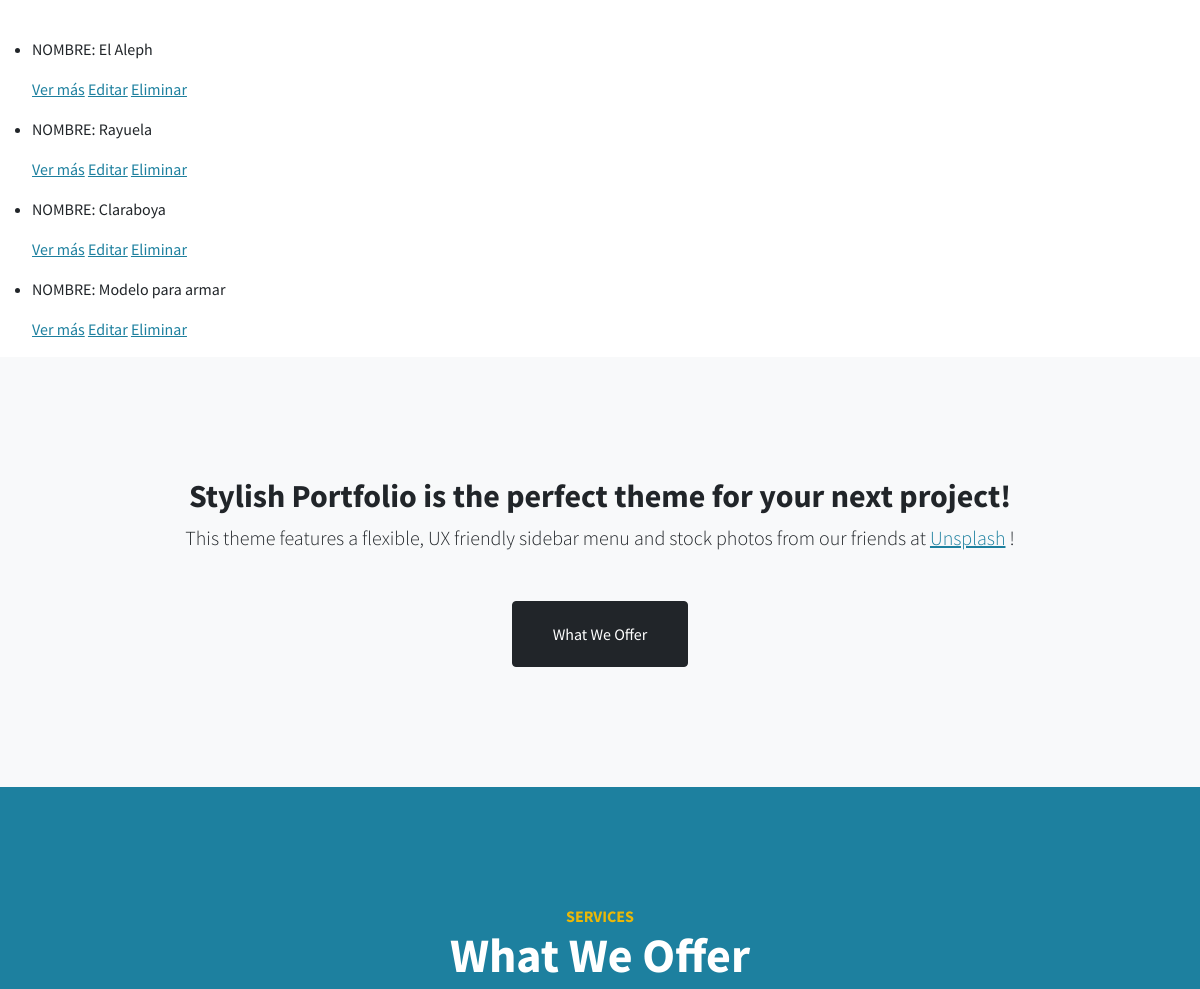
Page /App1/libros/list (middle part) on the earlier database version.
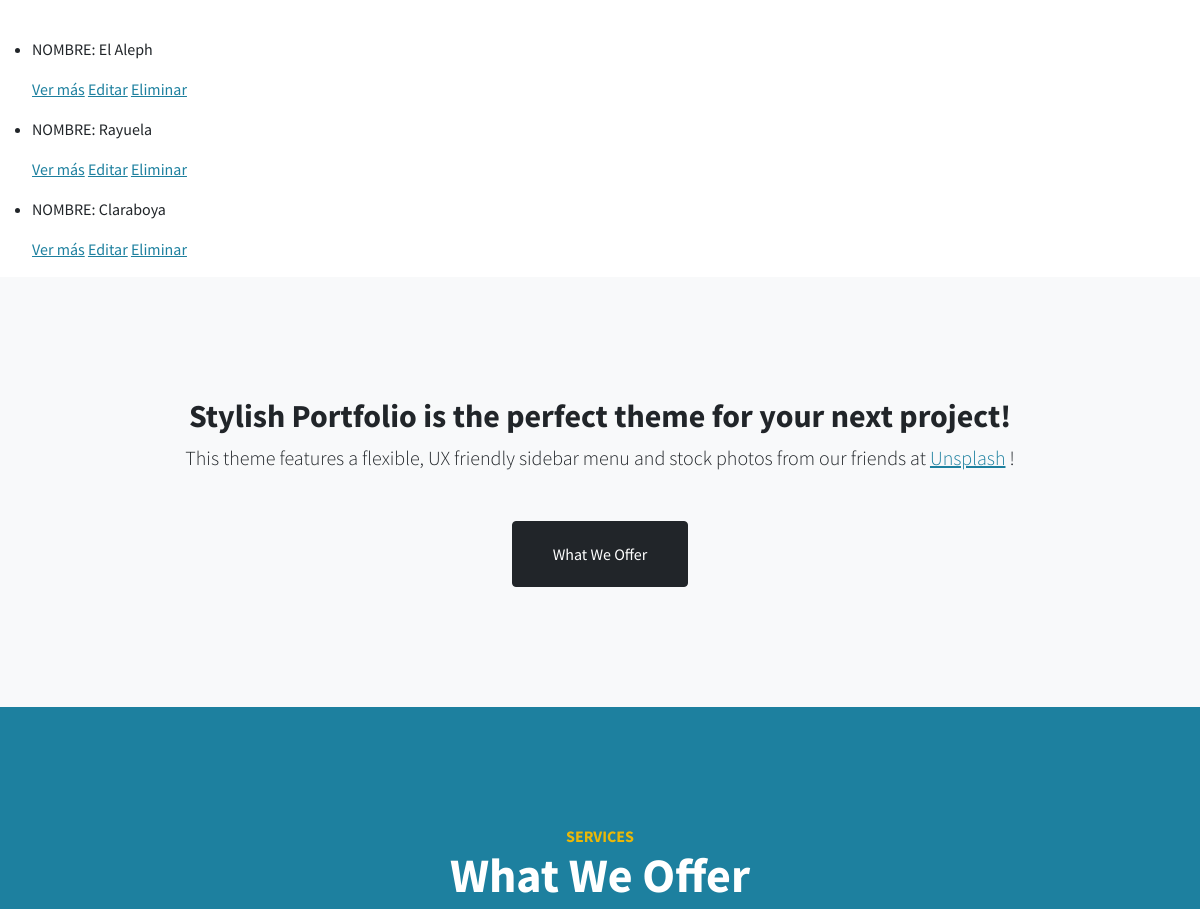
Same page on the later database version.
### App1/models.py (models this page shows, shortened)
class Libros (models.Model):
    genero = models.CharField(max_length=40)
    nombre = models.CharField(max_length=50)
    numeroId = models.IntegerField()

### App1/views.py (the view)
# urls.py: path('libros/list', views.LibrosList.as_view(), name='List'),
class LibrosList(ListView):
    model = Libros
    template_name = "App1/libros_list.html"

### App1/templates/App1/libros_list.html (shortened to what this page needs)
{% extends "App1/padre.html" %}
{% load static %}
        {% block contenido %}
          <p>LIBROS:</p> <br>
          <ul>
            {% for libros in object_list %}
            <li>
              <p>NOMBRE: {{ libros.nombre}}</p>
              <p>
              <a href="{% url 'Detail' libros.id %}">Ver más</a>
              <a href="{% url 'Edit' libros.id %}">Editar</a>
              <a href="{% url 'Delete' libros.id %}">Eliminar</a>
            </p>
            </li>
            {% endfor %}
          </ul>
        {% endblock %}

Differences in the rows shown:
removed Libros: nombre "Modelo para armar"
